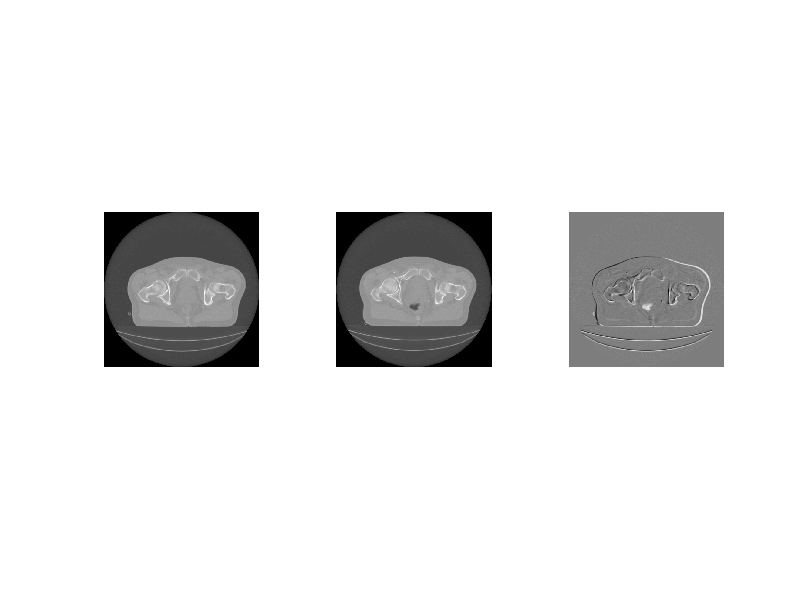

Write MATLAB code to recreate this figure.
cd('C:\Users\MarthaAlicia\Desktop\MATLAB\Practica_1');
load ('TAC1');
TAC1 = TAC1(:,:,1);
%figure,
subplot(1,3,1);
imshow(TAC1,[])

load ('TAC2');

TAC2 = TAC2(:,:,1);
%figure,
subplot(1,3,2);
imshow(TAC2,[])

size(TAC1)

size(TAC2)

DTAC1y2=TAC1-TAC2;
%figure,
subplot(1,3,3);
imshow(DTAC1y2,[])